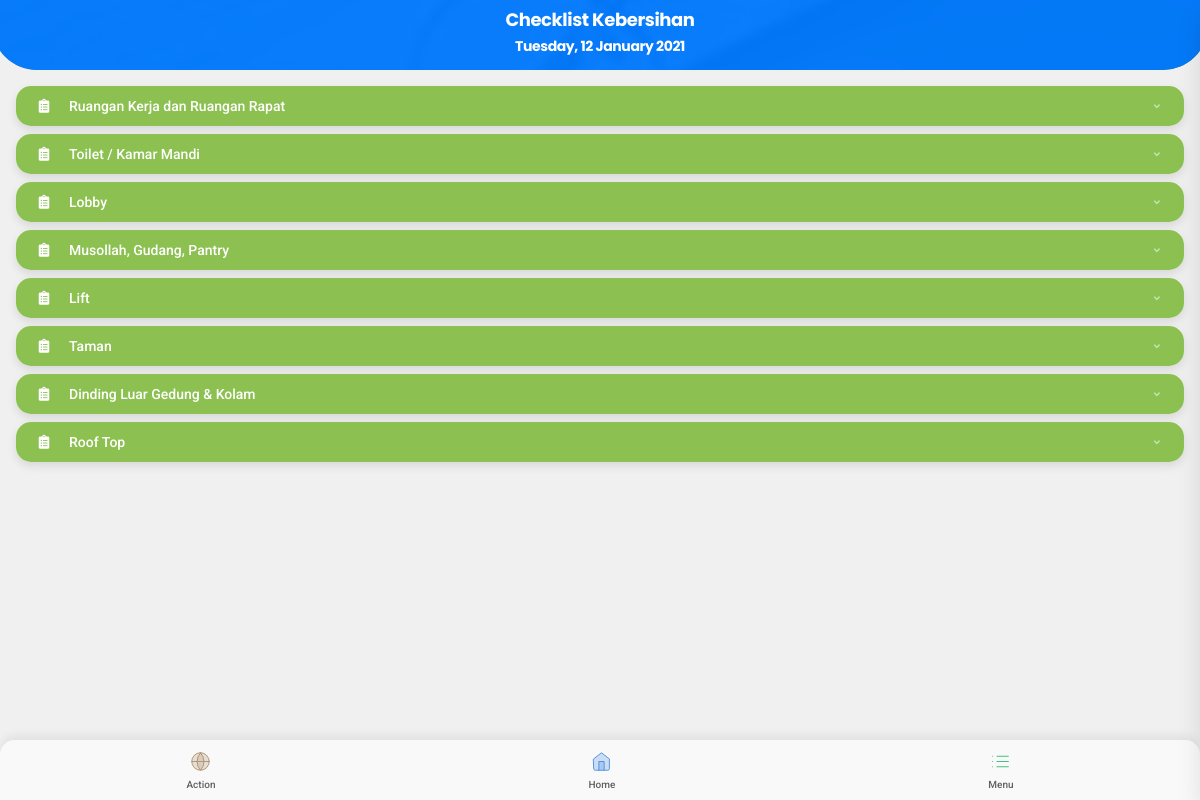
/cleaning/progress (signed in), run on the app's committed database.
### cleaning/models.py (models this page shows, shortened)
class cln_area(models.Model):
    nama_area = models.CharField(max_length=100, name='namaArea',
                                 verbose_name='Nama Area', unique=True, blank=False, null=False)
    class Meta:
        db_table = ''
        managed = True
        verbose_name = 'area'
        verbose_name_plural = 'areas'

### cleaning/views.py (the view)
# urls.py: path('progress', cln_progress, name='cln_progress'),
@login_required(login_url='user_login')
def cln_progress(request):
    areas = cln_area.objects.all()
    subareas = cln_subarea.objects.all()
    harians = cln_daily.objects.filter(hariIni=date.today())
    areaCount = areas.count()
    days = None
    if request.user.groups.all().first().name == 'maker':
        days = cln_day.objects.filter(Q(hariIni=date.today()) & Q(clnMaker__isnull=True) & Q(
            clnChecker__isnull=True) & Q(clnSigner__isnull=True))
    if request.user.groups.all().first().name == 'checker':
        days = cln_day.objects.filter(Q(hariIni=date.today()) & Q(clnMaker__isnull=False) & Q(
            clnChecker__isnull=True) & Q(clnSigner__isnull=True))
    if request.user.groups.all().first().name == 'signer':
        days = cln_day.objects.filter(Q(hariIni=date.today()) & Q(clnMaker__isnull=False) & Q(
            clnChecker__isnull=False) & Q(clnSigner__isnull=True))
    context = {
        'areas': areas,
        'subareas': subareas,
        'harians': harians,
        'tanggal': date.today(),
        "areaCount": areaCount,
        'title': 'Checklist Kebersihan',
        'days': days,
    }
    return render(request, 'cleaning/cln_progress.html', context)

### templates/cleaning/cln_progress.html (shortened to what this page needs)
<!DOCTYPE HTML>
<html lang="en">
{% load static %}
<head>
    <link rel="stylesheet" type="text/css" href=" {% static 'styles/bootstrap.css' %}" />
    <link rel="stylesheet" type="text/css" href="{% static 'styles/style.css' %}" />
    <link rel="stylesheet" type="text/css" href=" {% static 'fonts/css/fontawesome-all.min.css' %}" />
</head>
<body class="theme-light" data-highlight="blue2">
    <div id="page">
        <div id="footer-bar" class="footer-bar-5">
            <a data-menu="cln-progress"><i data-feather="globe" data-feather-line="1" data-feather-size="21"
                    data-feather-color="brown1-dark" data-feather-bg="brown1-fade-light"></i><span>Action</span></a>
            {% include 'menu.html' %}
        </div>
        <div class="page-content" style="min-height:60vh!important">
            <div class="page-title page-title-small text-center mt-2">
                <h4 class="text-white">Checklist Kebersihan</h4>
                <h6 class="text-white">{{tanggal | date:"l, d F Y"}}</h6>
            </div>
            <div class="card header-card shape-rounded" data-card-height="70">
                <div class="card-overlay bg-primary opacity-95"></div>
                <div class="card-overlay dark-mode-tint"></div>
                <div class="card-bg preload-img" data-src="{% static 'images/pictures/20s.jpg' %}"></div>
            </div>
            {% for area in areas %}
            <div class="card card-style mb-2">
                <div class="list-group list-custom-small list-icon-0 bg-green1-dark pl-3 pr-4"
                    style="height: 40px; line-height: 40px;">
                    <a data-toggle="collapse" href="#collapse-{{area.pk}}">
                        <i class="fas fa-clipboard-list font-14" style="line-height: 20px;"></i>
                        <span class="font-14 color-white">{{area.namaArea}}</span>
                        <i class="fa fa-angle-down" style="line-height: 40px;"></i>
                    </a>
                </div>
            </div>
            {% endfor %}
        </div>
    </div>
</body>

### data on the page
cln_area: namaArea "Ruangan Kerja dan Ruangan Rapat"
cln_area: namaArea "Toilet / Kamar Mandi"
cln_area: namaArea "Lobby"
cln_area: namaArea "Musollah, Gudang, Pantry"
cln_area: namaArea "Lift"
cln_area: namaArea "Taman"
cln_area: namaArea "Dinding Luar Gedung & Kolam"
cln_area: namaArea "Roof Top"
